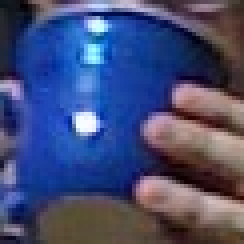
//> input picture images/BlueCup.jpg, 61 x 61 px (shown 4 times larger)
$ ./excercises ../images/BlueCup.jpg   (built with g++ and OpenCV 4)
//> lines starting //> are read from the running program, lines starting //| are printed output that depends on the picture; after the words box and inside, x2 and y2 are one past the last pixel; in counts of white or black regions, pixels touching at a corner belong together

//Exercises at end of Chapter 6,《learning OpenCV3》
#include <opencv2/opencv.hpp>
#include <iostream>

void help(const char **argv) {
	std::cout << "\n\n"
		<< "This program solves the Exercises at the end of Chapter 6 \n"
		<< "Call:\n"
		<< argv[0] << " <path/image_name>\n\n"
		<< "For example: " << argv[0] << " / test.jpg\n"
		<< std::endl;
}

int main( int argc, const char** argv )
{
	if(argc < 2) {
        help(argv);
		std::cout << "\nERROR: You had too few parameters.\n" << std::endl;
		return -1;
	}
	/************************************************************************/
	/*5.1. Drawing practice: load or create and display a color image. Draw one example of
	every shape and line that OpenCV can draw.                           */
	/************************************************************************/
	cv::Mat src = cv::imread(argv[1]);
//> src is the input picture: 61 rows x 61 cols, CV_8UC3; mean B, G, R 117.6, 76.4, 68
	cv::circle(src,cv::Point(100,100),100,cv::Scalar(255,255,255),2); //circle
	cv::rectangle(src,cv::Point(0,0),cv::Point(300,300),cv::Scalar(255,255,255),2);//rectangle
	cv::line(src,cv::Point(0,0),cv::Point(300,300),cv::Scalar(255,255,255),2);//line
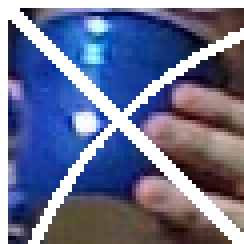
//> src: 61 rows x 61 cols, CV_8UC3 (shown 4 times larger); mean B, G, R 145, 111.7, 105.3
	cv::ellipse(src,cv::Point(100,100),cv::Size(100,100),45,0,180,cv::Scalar(255,0,0),2);//ellipse
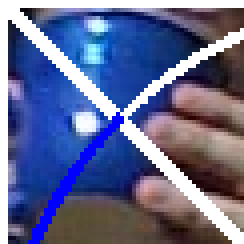
//> src: 61 rows x 61 cols, CV_8UC3 (shown 4 times larger); 2.82% of pixels changed, all inside (x1, y1, x2, y2) = (7, 28, 31, 61)
    cv::namedWindow( "result figures", 1 );
    cv::imshow( "result figures", src );
	cv::waitKey();
    /************************************************************************/
	/*5.2. Grayscale: load and display a color image.
	a. Turn it into three-channel grayscale (it is still an BGR image, but it looks gray
	to the user).
	b. Draw color text onto the image.*/
	/************************************************************************/
    //a
	cv::Mat tmp;
    cv::cvtColor(src,tmp,cv::COLOR_BGR2GRAY);
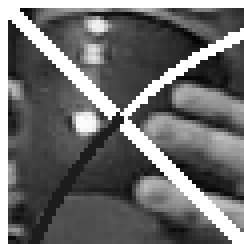
//> tmp: 61 rows x 61 cols, CV_8UC1 (shown 4 times larger); min 2, max 255, mean 107.2
	cv::cvtColor(tmp,src,cv::COLOR_GRAY2BGR);
    cv::namedWindow( "gray_scale", 1 );
    cv::imshow( "gray_scale", src );
	cv::waitKey();
	//b
	cv::putText(src,"puttext",cv::Point(50,30),cv::FONT_HERSHEY_DUPLEX,1.0f,cv::Scalar(0,255,0));
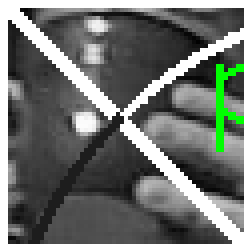
//> src: 61 rows x 61 cols, CV_8UC3 (shown 4 times larger); mean B, G, R 105.6, 110, 105.6
    cv::namedWindow( "text", 1 );
    cv::imshow( "text", src );
	cv::waitKey();
	/************************************************************************/
	/*5.5. Use cv::LineIterator to count pixels on different line segments in, say, a 300 × 300 image.
	a. At what angles do you get the same number of pixels for 4-connected and
	8-connected lines?
	b. For line segment angles other than the above, which counts more pixels:
	4-connected or 8-connected lines?
	c. For a given line segment, explain the difference in the length of the line compared
	to the number of pixels you count iterating along the line for
	both 4-connected and 8-connected? Which connectedness is closer to the true
	line length?
	/************************************************************************/
	//a、
	cv::LineIterator it_4_x(src, cv::Point(0,0), cv::Point(0,100), 4);
	cv::LineIterator it_8_x(src, cv::Point(0,0), cv::Point(0,100), 4);
	cv::LineIterator it_4_y(src, cv::Point(0,0), cv::Point(100,0), 4);
	cv::LineIterator it_8_y(src, cv::Point(0,0), cv::Point(100,0), 4);
	std::cout << "it_4_x " <<it_4_x.count<<" it_8_x "<<it_8_x.count<<std::endl;
//| it_4_x 61 it_8_x 61
	std::cout << "it_4_y " <<it_4_y.count<<" it_8_y "<<it_8_y.count<<std::endl;
//| it_4_y 61 it_8_y 61
	//b the answer is: 4-connected counts more pixels than 8-connected counts
	cv::LineIterator it_4(src, cv::Point(0,0), cv::Point(100,100), 4);
	cv::LineIterator it_8(src, cv::Point(0,0), cv::Point(100,100), 8);
	std::cout << "it_4 " <<it_4.count<<" large than it_8 "<<it_8.count<<std::endl;
//| it_4 121 large than it_8 61
	//c
	// the difference is the same as the difference between 4-connected and 8-connected
	// I veleve the 8-connected is closer to the true line length.
	return 0;

}

$ run again, on images/face.jpg
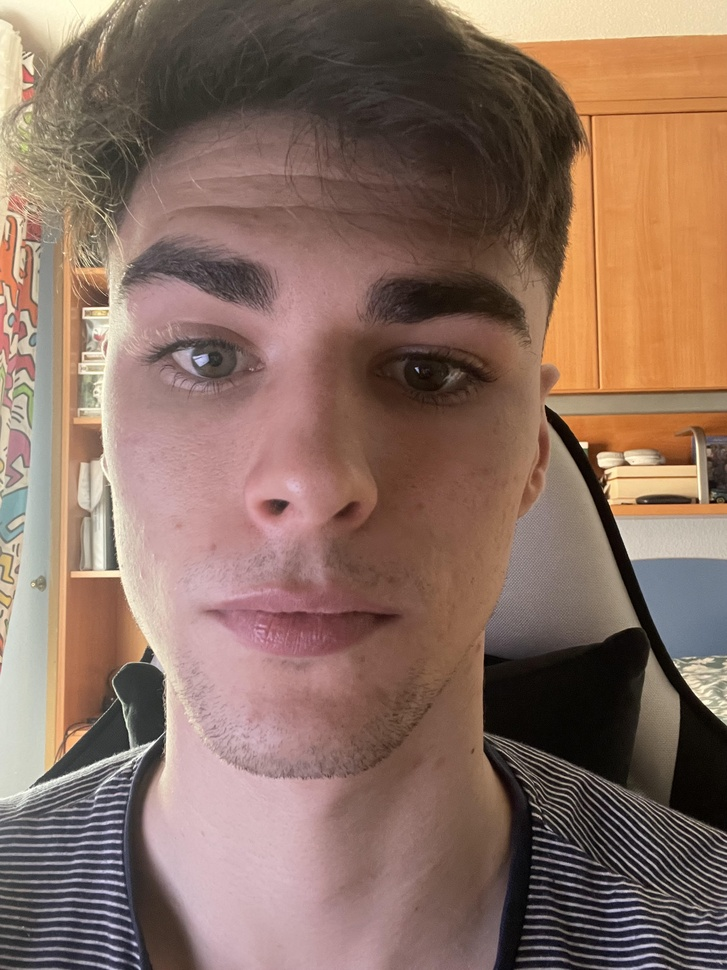
//> input picture images/face.jpg, 727 x 970 px, shrunk from 2316 x 3088 before the run
//> src is the input picture: 970 rows x 727 cols, CV_8UC3; mean B, G, R 97.3, 110.6, 138
//> `cv::cvtColor(src,tmp,cv::COLOR_BGR2GRAY);`:
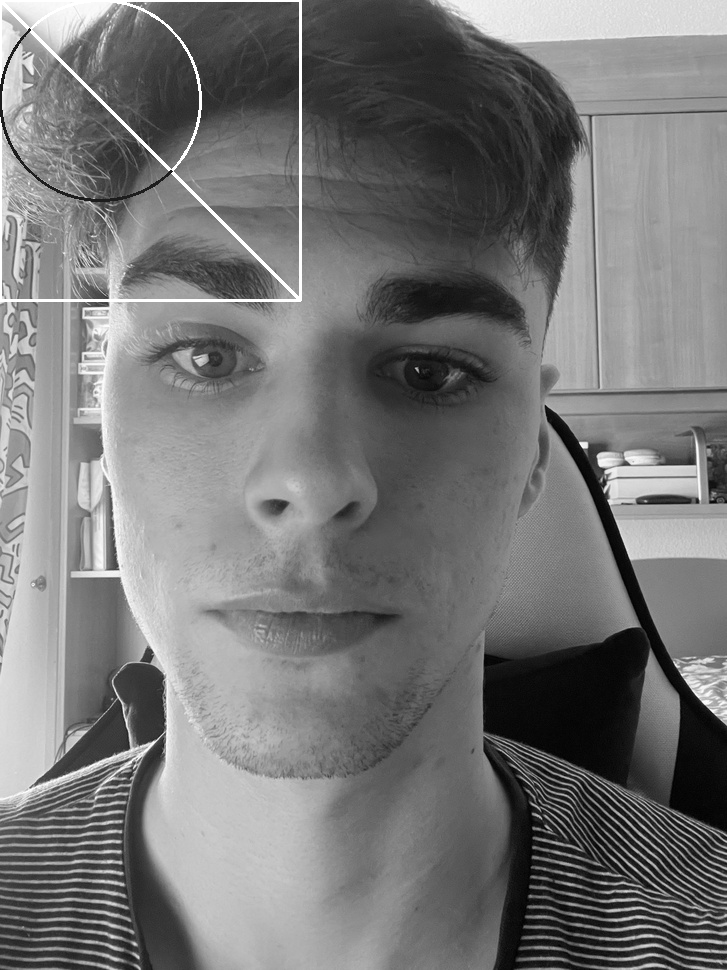
//> tmp: 970 rows x 727 cols, CV_8UC1; min 0, max 255, mean 118
//> `cv::putText(src,"puttext",cv::Point(50,30),cv::FONT_HERSHEY_DUPLEX,1.0..`:
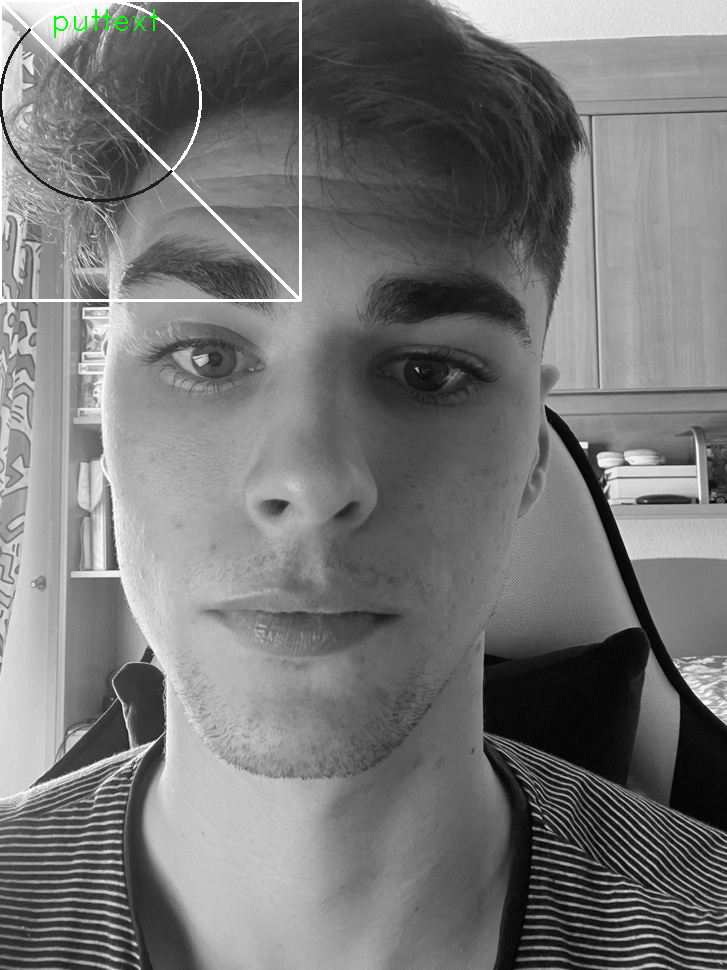
//> src: 970 rows x 727 cols, CV_8UC3; mean B, G, R 117.9, 118.1, 117.9
//| it_4_x 101 it_8_x 101
//| it_4_y 101 it_8_y 101
//| it_4 201 large than it_8 101

$ run again, on images/faceScene.jpg
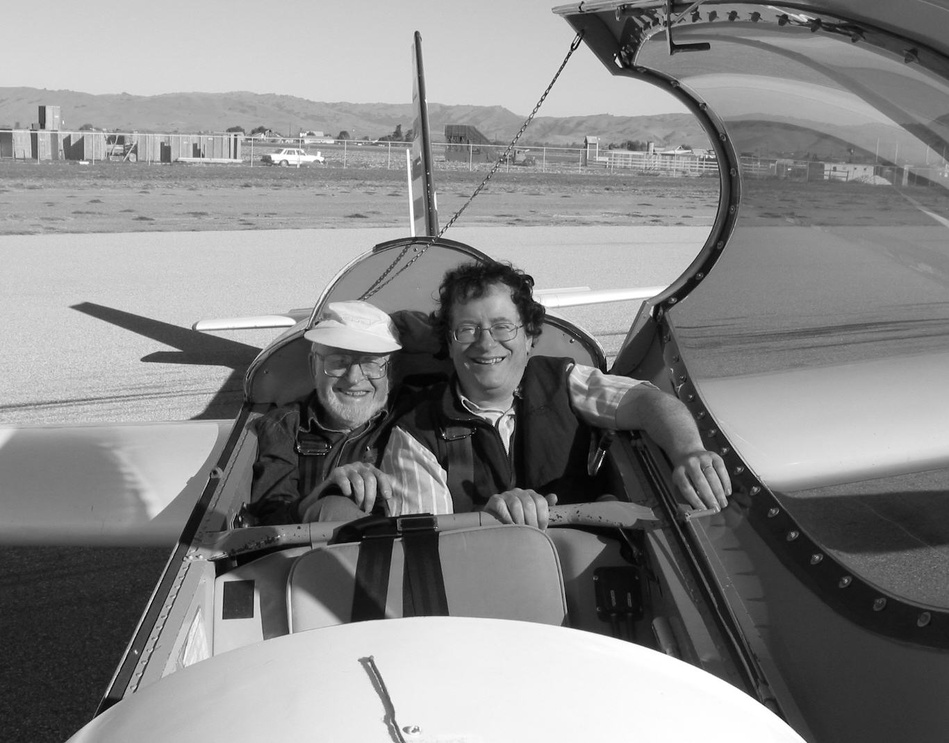
//> input picture images/faceScene.jpg, 949 x 743 px, shrunk from 1366 x 1070 before the run
//> src is the input picture: 743 rows x 949 cols, CV_8UC3; min 0, max 255, mean 135.5
//> `cv::putText(src,"puttext",cv::Point(50,30),cv::FONT_HERSHEY_DUPLEX,1.0..`:
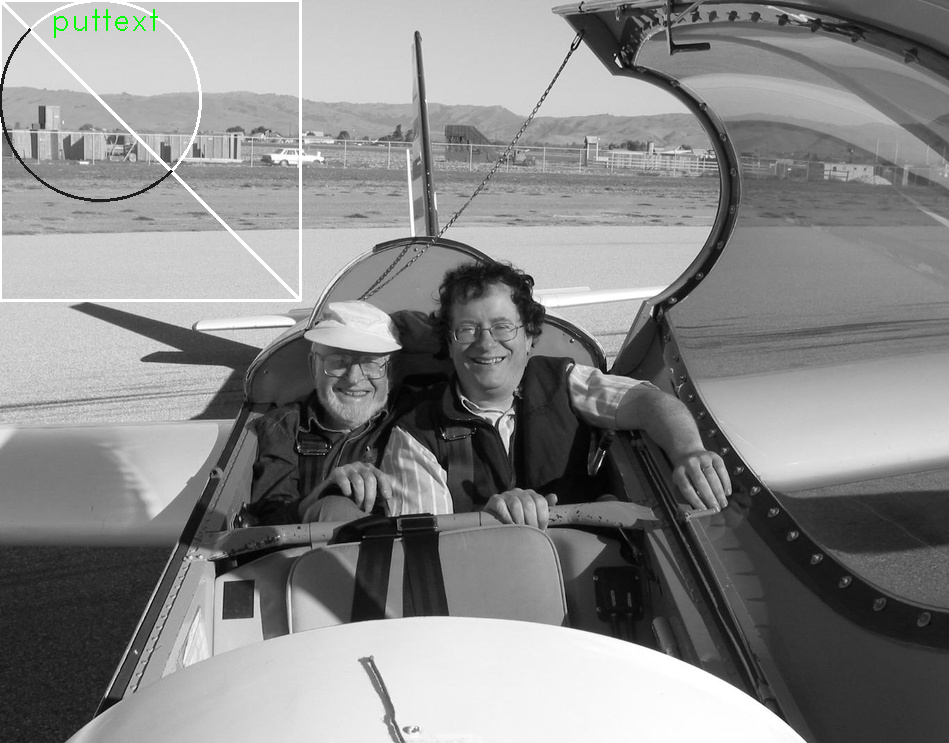
//> src: 743 rows x 949 cols, CV_8UC3; mean B, G, R 135.6, 135.7, 135.6
//| it_4_x 101 it_8_x 101
//| it_4_y 101 it_8_y 101
//| it_4 201 large than it_8 101
